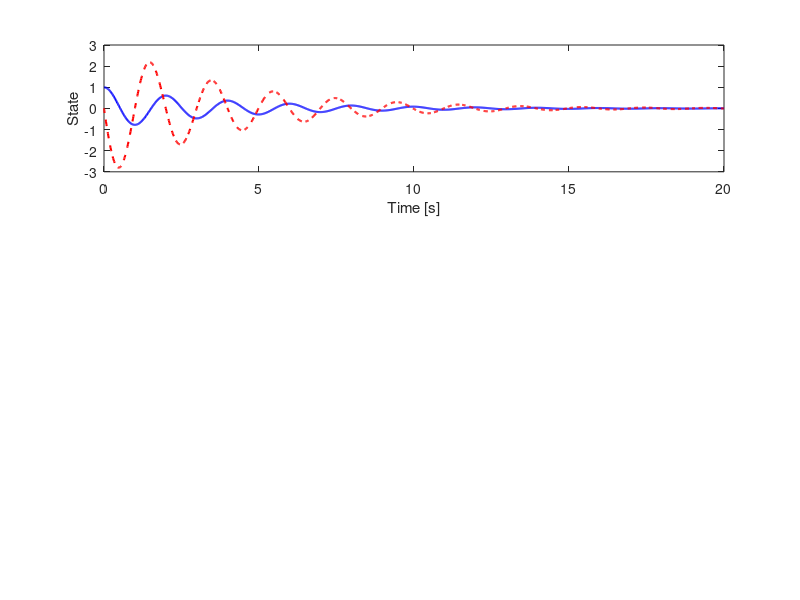

Recreate this plot in MATLAB. (Note: this script raises an error after producing the figure.)
%% {{NAME}} — Differential Equation / Simulation Template
% 自动生成 by ml template simulation
% 日期: {{DATE}}

clear; clc; close all;

%% 1. Define ODE system
% dx/dt = f(t, x)
% Replace f with your ODE
function dx = myode(t, x)
    % Example: damped harmonic oscillator
    % x(1) = position, x(2) = velocity
    m = 1;    % mass
    c = 0.5;  % damping
    k = 10;   % stiffness

    dx = zeros(2, 1);
    dx(1) = x(2);
    dx(2) = (-c*x(2) - k*x(1)) / m;
end

%% 2. Set up simulation
tspan = [0 20];         % time span [start, end]
x0 = [1; 0];           % initial conditions [pos, vel]
opts = odeset('RelTol', 1e-6, 'AbsTol', 1e-9);

%% 3. Run simulation
fprintf('Simulating damped oscillator...\n');
[t, x] = ode45(@myode, tspan, x0, opts);

%% 4. Analyze results
fprintf('Final state at t=%.1f:\n', t(end));
fprintf('  Position: %.4f\n', x(end, 1));
fprintf('  Velocity: %.4f\n', x(end, 2));

% Compute energy
m = 1; k = 10;
E = 0.5*m*x(:,2).^2 + 0.5*k*x(:,1).^2;
fprintf('  Initial energy: %.4f\n', E(1));
fprintf('  Final energy:   %.4f\n', E(end));

%% 5. Visualize
figure('Name', 'Simulation Results', 'Position', [100 100 900 700]);

subplot(3, 1, 1);
plot(t, x(:, 1), 'b-', 'LineWidth', 1.5); hold on;
plot(t, x(:, 2), 'r--', 'LineWidth', 1.5);
xlabel('Time [s]'); ylabel('State');
legend('Position', 'Velocity'); grid on;
title('State Trajectories');

subplot(3, 1, 2);
plot(x(:, 1), x(:, 2), 'k-', 'LineWidth', 1);
xlabel('Position'); ylabel('Velocity'); grid on;
title('Phase Portrait');

subplot(3, 1, 3);
plot(t, E, 'g-', 'LineWidth', 1.5);
xlabel('Time [s]'); ylabel('Energy [J]'); grid on;
title('Energy vs Time');

saveas(gcf, 'simulation_results.png');
close(gcf);
fprintf('\nSimulation complete. Results saved to simulation_results.png\n');
